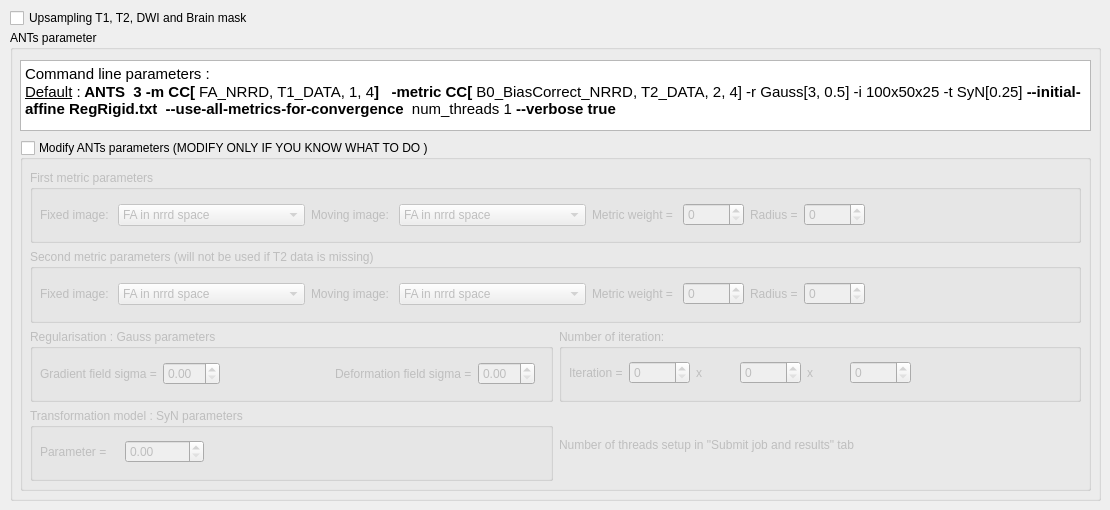
     <widget class="QWidget" name="ANTs_tab">
      <attribute name="title">
       <string>Registration parameters</string>
      </attribute>
      <widget class="QCheckBox" name="upsampling_checkBox">
       <property name="geometry">
        <rect>
         <x>10</x>
         <y>10</y>
         <width>301</width>
         <height>16</height>
        </rect>
       </property>
       <property name="text">
        <string>Upsampling T1, T2, DWI and Brain mask </string>
       </property>
       <property name="checked">
        <bool>false</bool>
       </property>
      </widget>
      <widget class="QGroupBox" name="ANTs_groupBox">
       <property name="geometry">
        <rect>
         <x>10</x>
         <y>30</y>
         <width>1091</width>
         <height>471</height>
        </rect>
       </property>
       <property name="title">
        <string>ANTs parameter</string>
       </property>
       <widget class="QTextBrowser" name="ANTs_textBrowser">
        <property name="geometry">
         <rect>
          <x>10</x>
          <y>30</y>
          <width>1071</width>
          <height>71</height>
         </rect>
        </property>
        <property name="html">
         <string>&lt;!DOCTYPE HTML PUBLIC &quot;-//W3C//DTD HTML 4.0//EN&quot; &quot;http://www.w3.org/TR/REC-html40/strict.dtd&quot;&gt;
&lt;html&gt;&lt;head&gt;&lt;meta name=&quot;qrichtext&quot; content=&quot;1&quot; /&gt;&lt;style type=&quot;text/css&quot;&gt;
p, li { white-space: pre-wrap; }
&lt;/style&gt;&lt;/head&gt;&lt;body style=&quot; font-family:'Ubuntu'; font-size:11pt; font-weight:400; font-style:normal;&quot;&gt;
&lt;p style=&quot; margin-top:0px; margin-bottom:0px; margin-left:0px; margin-right:0px; -qt-block-indent:0; text-indent:0px;&quot;&gt;Command line parameters : &lt;/p&gt;
&lt;p style=&quot; margin-top:0px; margin-bottom:0px; margin-left:0px; margin-right:0px; -qt-block-indent:0; text-indent:0px;&quot;&gt;&lt;span style=&quot; text-decoration: underline;&quot;&gt;Default&lt;/span&gt; :&lt;span style=&quot; font-weight:600;&quot;&gt; ANTS  3 -m CC[&lt;/span&gt; FA_NRRD, T1_DATA, 1, 4&lt;span style=&quot; font-weight:600;&quot;&gt;]   -metric CC[&lt;/span&gt; B0_BiasCorrect_NRRD, T2_DATA, 2, 4] -r Gauss[3, 0.5] -i 100x50x25 -t SyN[0.25] &lt;span style=&quot; font-weight:600;&quot;&gt;--initial-affine RegRigid.txt  --use-all-metrics-for-convergence&lt;/span&gt;  num_threads 1&lt;span style=&quot; font-weight:600;&quot;&gt; --verbose true&lt;/span&gt;&lt;/p&gt;&lt;/body&gt;&lt;/html&gt;</string>
        </property>
       </widget>
       <widget class="QGroupBox" name="modify_ANTs_groupBox">
        <property name="geometry">
         <rect>
          <x>10</x>
          <y>110</y>
          <width>1071</width>
          <height>351</height>
         </rect>
        </property>
        <property name="title">
         <string>Modify ANTs parameters (MODIFY ONLY IF YOU KNOW WHAT TO DO )</string>
        </property>
        <property name="checkable">
         <bool>true</bool>
        </property>
        <property name="checked">
         <bool>false</bool>
        </property>
        <widget class="QWidget" name="layoutWidget">
         <property name="geometry">
          <rect>
           <x>10</x>
           <y>30</y>
           <width>1051</width>
           <height>311</height>
          </rect>
         </property>
         <layout class="QVBoxLayout" name="verticalLayout_4">
          <item>
           <widget class="QGroupBox" name="groupBox_7">
            <property name="title">
             <string>First metric parameters</string>
            </property>
            <property name="checkable">
             <bool>false</bool>
            </property>
            <property name="checked">
             <bool>false</bool>
            </property>
            <widget class="QWidget" name="layoutWidget_4">
             <property name="geometry">
              <rect>
               <x>10</x>
               <y>30</y>
               <width>1031</width>
               <height>30</height>
              </rect>
             </property>
             <layout class="QHBoxLayout" name="horizontalLayout_35">
              <item>
               <layout class="QHBoxLayout" name="horizontalLayout_5">
                <item>
                 <widget class="QLabel" name="label_2">
                  <property name="text">
                   <string>Fixed image: </string>
                  </property>
                 </widget>
                </item>
                <item>
                 <widget class="QComboBox" name="first_fixed_img_comboBox">
                  <item>
                   <property name="text">
                    <string>FA in nrrd space </string>
                   </property>
                  </item>
                  <item>
                   <property name="text">
                    <string>T1</string>
                   </property>
                  </item>
                  <item>
                   <property name="text">
                    <string>T2</string>
                   </property>
                  </item>
                  <item>
                   <property name="text">
                    <string>BO bias correct in nrrd space</string>
                   </property>
                  </item>
                 </widget>
                </item>
               </layout>
              </item>
              <item>
               <layout class="QHBoxLayout" name="horizontalLayout_12">
                <item>
                 <widget class="QLabel" name="label_11">
                  <property name="text">
                   <string>Moving image: </string>
                  </property>
                 </widget>
                </item>
                <item>
                 <widget class="QComboBox" name="first_moving_img_comboBox">
                  <item>
                   <property name="text">
                    <string>FA in nrrd space </string>
                   </property>
                  </item>
                  <item>
                   <property name="text">
                    <string>T1</string>
                   </property>
                  </item>
                  <item>
                   <property name="text">
                    <string>T2</string>
                   </property>
                  </item>
                  <item>
                   <property name="text">
                    <string>BO bias correct in nrrd space</string>
                   </property>
                  </item>
                 </widget>
                </item>
               </layout>
              </item>
              <item>
               <layout class="QHBoxLayout" name="horizontalLayout_9">
                <item>
                 <widget class="QLabel" name="label_41">
                  <property name="text">
                   <string>Metric weight = </string>
                  </property>
                 </widget>
                </item>
                <item>
                 <widget class="QSpinBox" name="first_metric_weight_spinBox">
                  <property name="maximum">
                   <number>10000</number>
                  </property>
                 </widget>
                </item>
               </layout>
              </item>
              <item>
               <layout class="QHBoxLayout" name="horizontalLayout_10">
                <item>
                 <widget class="QLabel" name="label_42">
                  <property name="text">
                   <string>Radius =</string>
                  </property>
                 </widget>
                </item>
                <item>
                 <widget class="QSpinBox" name="first_radius_spinBox">
                  <property name="maximum">
                   <number>10000</number>
                  </property>
                 </widget>
                </item>
               </layout>
              </item>
              <item>
               <spacer name="horizontalSpacer">
                <property name="orientation">
                 <enum>Qt::Horizontal</enum>
                </property>
                <property name="sizeHint" stdset="0">
                 <size>
                  <width>40</width>
                  <height>20</height>
                 </size>
                </property>
               </spacer>
              </item>
             </layout>
            </widget>
           </widget>
          </item>
          <item>
           <widget class="QGroupBox" name="second_metric_groupBox">
            <property name="font">
             <font>
              <weight>50</weight>
              <italic>false</italic>
              <bold>false</bold>
             </font>
            </property>
            <property name="styleSheet">
             <string notr="true"/>
            </property>
            <property name="title">
             <string>Second metric parameters (will not be used if T2 data is missing)</string>
            </property>
            <property name="flat">
             <bool>false</bool>
            </property>
            <property name="checkable">
             <bool>false</bool>
            </property>
            <property name="checked">
             <bool>false</bool>
            </property>
            <widget class="QWidget" name="layoutWidget_29">
             <property name="geometry">
              <rect>
               <x>10</x>
               <y>30</y>
               <width>1031</width>
               <height>30</height>
              </rect>
             </property>
             <layout class="QHBoxLayout" name="horizontalLayout_39">
              <item>
               <layout class="QHBoxLayout" name="horizontalLayout_14">
                <item>
                 <widget class="QLabel" name="second_fixed_img_label">
                  <property name="text">
                   <string>Fixed image: </string>
                  </property>
                 </widget>
                </item>
                <item>
                 <widget class="QComboBox" name="second_fixed_img_comboBox">
                  <item>
                   <property name="text">
                    <string>FA in nrrd space </string>
                   </property>
                  </item>
                  <item>
                   <property name="text">
                    <string>T1</string>
                   </property>
                  </item>
                  <item>
                   <property name="text">
                    <string>T2</string>
                   </property>
                  </item>
                  <item>
                   <property name="text">
                    <string>BO bias correct in nrrd space</string>
                   </property>
                  </item>
                 </widget>
                </item>
               </layout>
              </item>
              <item>
               <layout class="QHBoxLayout" name="horizontalLayout_20">
                <item>
                 <widget class="QLabel" name="second_moving_img_label">
                  <property name="text">
                   <string>Moving image: </string>
                  </property>
                 </widget>
                </item>
                <item>
                 <widget class="QComboBox" name="second_moving_img_comboBox">
                  <item>
                   <property name="text">
                    <string>FA in nrrd space </string>
                   </property>
                  </item>
                  <item>
                   <property name="text">
                    <string>T1</string>
                   </property>
                  </item>
                  <item>
                   <property name="text">
                    <string>T2</string>
                   </property>
                  </item>
                  <item>
                   <property name="text">
                    <string>BO bias correct in nrrd space</string>
                   </property>
                  </item>
                 </widget>
                </item>
               </layout>
              </item>
              <item>
               <layout class="QHBoxLayout" name="horizontalLayout_23">
                <item>
                 <widget class="QLabel" name="second_metric_weight_label">
                  <property name="text">
                   <string>Metric weight = </string>
                  </property>
                 </widget>
                </item>
                <item>
                 <widget class="QSpinBox" name="second_metric_weight_spinBox">
                  <property name="maximum">
                   <number>10000</number>
                  </property>
                 </widget>
                </item>
               </layout>
              </item>
              <item>
               <layout class="QHBoxLayout" name="horizontalLayout_30">
                <item>
                 <widget class="QLabel" name="second_radius_label">
                  <property name="text">
                   <string>Radius =</string>
                  </property>
                 </widget>
                </item>
                <item>
                 <widget class="QSpinBox" name="second_radius_spinBox">
                  <property name="maximum">
                   <number>10000</number>
                  </property>
                 </widget>
                </item>
                <item>
                 <spacer name="horizontalSpacer_3">
                  <property name="orientation">
                   <enum>Qt::Horizontal</enum>
                  </property>
                  <property name="sizeHint" stdset="0">
                   <size>
                    <width>40</width>
                    <height>20</height>
                   </size>
                  </property>
                 </spacer>
                </item>
               </layout>
              </item>
             </layout>
            </widget>
           </widget>
          </item>
          <item>
           <layout class="QHBoxLayout" name="horizontalLayout_4">
            <item>
             <widget class="QGroupBox" name="groupBox_8">
              <property name="title">
               <string>Regularisation : Gauss parameters</string>
              </property>
              <widget class="QWidget" name="layoutWidget_8">
               <property name="geometry">
                <rect>
                 <x>10</x>
                 <y>30</y>
                 <width>495</width>
                 <height>30</height>
                </rect>
               </property>
               <layout class="QHBoxLayout" name="horizontalLayout_18">
                <item>
                 <layout class="QHBoxLayout" name="horizontalLayout_16">
                  <item>
                   <widget class="QLabel" name="label_48">
                    <property name="text">
                     <string>Gradient field sigma =</string>
                    </property>
                   </widget>
                  </item>
                  <item>
                   <widget class="QDoubleSpinBox" name="gradient_field_sigma_doubleSpinBox"/>
                  </item>
                 </layout>
                </item>
                <item>
                 <spacer name="horizontalSpacer_10">
                  <property name="orientation">
                   <enum>Qt::Horizontal</enum>
                  </property>
                  <property name="sizeHint" stdset="0">
                   <size>
                    <width>40</width>
                    <height>20</height>
                   </size>
                  </property>
                 </spacer>
                </item>
                <item>
                 <layout class="QHBoxLayout" name="horizontalLayout_15">
                  <item>
                   <widget class="QLabel" name="label_47">
                    <property name="text">
                     <string>Deformation field sigma =</string>
                    </property>
                   </widget>
                  </item>
                  <item>
                   <widget class="QDoubleSpinBox" name="deformation_field_sigma_doubleSpinBox"/>
                  </item>
                 </layout>
                </item>
               </layout>
              </widget>
             </widget>
            </item>
            <item>
             <widget class="QGroupBox" name="groupBox_26">
              <property name="title">
               <string>Number of iteration: </string>
              </property>
              <widget class="QWidget" name="layoutWidget_30">
               <property name="geometry">
                <rect>
                 <x>10</x>
                 <y>30</y>
                 <width>342</width>
                 <height>28</height>
                </rect>
               </property>
               <layout class="QHBoxLayout" name="horizontalLayout_7">
                <item>
                 <widget class="QLabel" name="label_52">
                  <property name="text">
                   <string>Iteration =</string>
                  </property>
                 </widget>
                </item>
                <item>
                 <widget class="QSpinBox" name="iteration1_spinBox">
                  <property name="maximum">
                   <number>10000</number>
                  </property>
                 </widget>
                </item>
                <item>
                 <widget class="QLabel" name="label_53">
                  <property name="text">
                   <string>x</string>
                  </property>
                 </widget>
                </item>
                <item>
                 <widget class="QSpinBox" name="iteration2_spinBox">
                  <property name="maximum">
                   <number>10000</number>
                  </property>
                 </widget>
                </item>
                <item>
                 <widget class="QLabel" name="label_54">
                  <property name="text">
                   <string>x</string>
                  </property>
                 </widget>
                </item>
                <item>
                 <widget class="QSpinBox" name="iteration3_spinBox">
                  <property name="maximum">
                   <number>10000</number>
                  </property>
                 </widget>
                </item>
               </layout>
              </widget>
             </widget>
            </item>
           </layout>
          </item>
          <item>
           <layout class="QHBoxLayout" name="horizontalLayout_8">
            <item>
             <widget class="QGroupBox" name="groupBox_11">
              <property name="title">
               <string>Transformation model : SyN parameters</string>
              </property>
              <widget class="QWidget" name="layoutWidget_11">
               <property name="geometry">
                <rect>
                 <x>10</x>
                 <y>30</y>
                 <width>164</width>
                 <height>28</height>
                </rect>
               </property>
               <layout class="QHBoxLayout" name="horizontalLayout_17">
                <item>
                 <widget class="QLabel" name="label_49">
                  <property name="text">
                   <string>Parameter = </string>
                  </property>
                 </widget>
                </item>
                <item>
                 <widget class="QDoubleSpinBox" name="SyN_param_doubleSpinBox"/>
                </item>
               </layout>
              </widget>
             </widget>
            </item>
            <item>
             <widget class="QLabel" name="label_15">
              <property name="text">
               <string>Number of threads setup in &quot;Submit job and results&quot; tab</string>
              </property>
             </widget>
            </item>
           </layout>
          </item>
         </layout>
        </widget>
       </widget>
      </widget>
     </widget>
